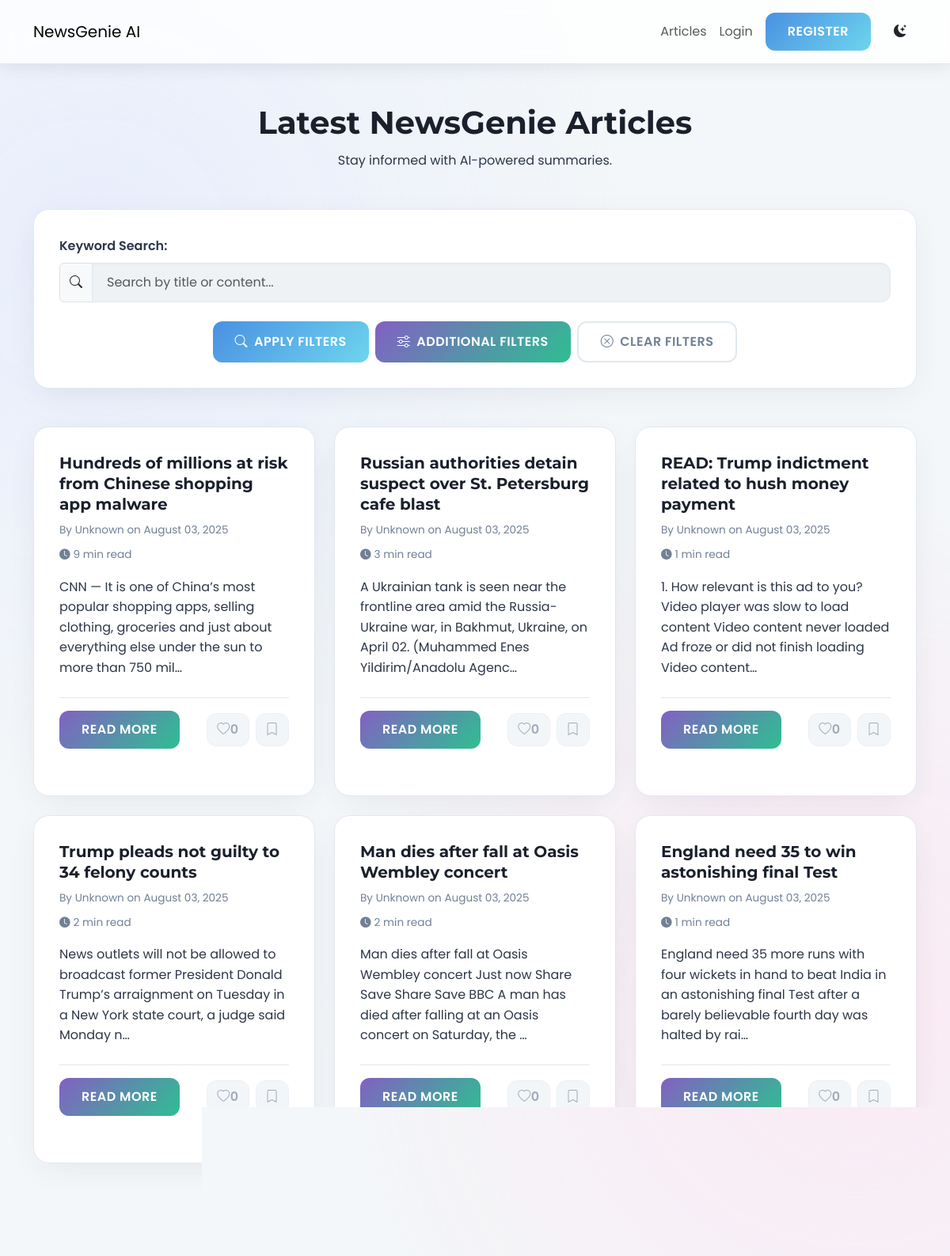
The app's page /articles/ with its own data.
### news/models.py (models this page shows, shortened)
class Article(models.Model):
    title = models.CharField(max_length=255)
    author = models.CharField(max_length=100, default="Unknown")
    content = models.TextField()
    url = models.URLField(unique=True)
    source = models.CharField(max_length=100)
    published_at = models.DateTimeField()
    summary = models.TextField(blank=True, null=True)
    category = models.ManyToManyField(Category, related_name='articles')
    approved = models.BooleanField(default=False)
    audio_file = models.FileField(upload_to='news_audio/', blank=True, null=True)
    reading_time = models.PositiveIntegerField(
        default=0,
        help_text="Estimated reading time in minutes"
    )
    @property
    def total_likes(self):
        return self.likes.count()
    def approved_status(self):
        return self.approved
    approved_status.boolean = True
    approved_status.short_description = "Approved"

### news/views.py (the view)
# urls.py: path('articles/', views.article_list, name="article_list"), # MODIFIED: Articles page moved to /articles/
@cache_page(60 * 15)
@vary_on_cookie # THIS IS THE FIX: It tells the cache to be user-aware
def article_list(request):
    category_filter = request.GET.get("category", "All")
    query = request.GET.get("q", "")
    start_date_str = request.GET.get("start_date")
    end_date_str = request.GET.get("end_date")
    min_likes_str = request.GET.get("min_likes")
    min_comments_str = request.GET.get("min_comments")
    sort_by = request.GET.get("sort_by", "-published_at")
    articles = Article.objects.filter(approved=True)
    if category_filter and category_filter != "All":
        articles = articles.filter(category__name__iexact=category_filter)
    if query:
        articles = articles.filter(Q(title__icontains=query) | Q(content__icontains=query))
    if start_date_str:
        try:
            start_date = datetime.strptime(start_date_str, '%Y-%m-%d').date()
            articles = articles.filter(published_at__date__gte=start_date)
        except ValueError:
            pass
    if end_date_str:
        try:
            end_date = datetime.strptime(end_date_str, '%Y-%m-%d').date()
            articles = articles.filter(published_at__date__lte=end_date)
        except ValueError:
            pass
    if min_likes_str or min_comments_str or sort_by in ["most_popular_likes", "most_popular_comments"]:
        articles = articles.annotate(
            like_count=Count('likes', distinct=True),
            comment_count=Count('comments', distinct=True)
        )
    if min_likes_str:
        try:
            min_likes = int(min_likes_str)
            articles = articles.filter(like_count__gte=min_likes)
        except (ValueError, TypeError):
            pass
    if min_comments_str:
        try:
            min_comments = int(min_comments_str)
            articles = articles.filter(comment_count__gte=min_comments)
        except (ValueError, TypeError):
            pass
    if sort_by == "most_popular_likes":
        articles = articles.order_by('-like_count', '-published_at')
    elif sort_by == "most_popular_comments":
        articles = articles.order_by('-comment_count', '-published_at')
    else:
        articles = articles.order_by(sort_by)
    paginator = Paginator(articles, 6)
    page_number = request.GET.get("page")
    page_obj = paginator.get_page(page_number)
    if request.user.is_authenticated:
        page_article_ids = [article.id for article in page_obj]
        liked_articles_ids = set(ArticleLike.objects.filter(user=request.user, article__id__in=page_article_ids).values_list('article__id', flat=True))
        bookmarked_articles_ids = set(Bookmark.objects.filter(user=request.user, article__id__in=page_article_ids).values_list('article__id', flat=True))
        for article in page_obj:
            article.is_liked_by_user = article.id in liked_articles_ids
            article.is_bookmarked_by_user = article.id in bookmarked_articles_ids
    else:
        for article in page_obj:
            article.is_liked_by_user = False
            article.is_bookmarked_by_user = False
    categories = Category.objects.all()
    context = {
        "articles": page_obj,
        "categories": categories,
        "current_category": category_filter,
        "search_query": query,
        "start_date": start_date_str,
        "end_date": end_date_str,
        "min_likes": min_likes_str,
        "min_comments": min_comments_str,
        "sort_by": sort_by,
        "is_paginated": page_obj.has_other_pages(),
        "page_obj": page_obj,
    }
    return render(request, "news/article_list.html", context)

### news/templatetags/custom_filters.py (called while the page is built)
@register.simple_tag(takes_context=True)
def url_replace(context, **kwargs):
    d = context['request'].GET.copy()
    for k, v in kwargs.items():
        d[k] = v
    for k in [key for key, value in d.items() if not value]:
        del d[k]
    return d.urlencode() # Use urlencode directly from QueryDict

### news/templates/news/article_list.html (shortened to what this page needs)
{% extends 'news/base.html' %}
{% load static %}
{% load custom_filters %}
{% block content %}
<div class="page-header-section text-center mb-5">
    <h1 class="page-title-heading">Latest NewsGenie Articles</h1>
    <p class="page-subtitle-text">Stay informed with AI-powered summaries.</p>
</div>
<div class="advanced-filter-sort-container app-card mb-5">
    <form method="GET" action="{% url 'news:article_list' %}" class="filter-sort-form">
        <div class="row g-3">
            <div class="col-12">
                <label for="searchInput" class="form-label-custom">Keyword Search:</label>
                <div class="input-group">
                    <span class="input-group-text"><i class="bi bi-search"></i></span>
                    <input type="text" name="q" id="searchInput" class="form-control app-input-field" placeholder="Search by title or content..." value="{{ search_query }}">
                </div>
            </div>
        </div>
        <div class="text-center mt-4 d-flex flex-wrap justify-content-center gap-2">
            <button type="submit" class="btn app-btn primary-btn"><i class="bi bi-search me-2"></i> Apply Filters</button>
            <button class="btn app-btn secondary-btn" type="button" data-bs-toggle="collapse" data-bs-target="#additionalFilters" aria-expanded="false" aria-controls="additionalFilters">
                <i class="bi bi-sliders me-2"></i> Additional Filters
            </button>
            <a href="{% url 'news:article_list' %}" class="btn app-btn outline-btn"><i class="bi bi-x-circle me-2"></i> Clear Filters</a>
        </div>
    </form>
</div>
<div class="row row-cols-1 row-cols-md-2 row-cols-lg-3 g-4 article-grid">
    {% for article in articles %}
    <div class="col">
        <div class="app-card article-card h-100">
            <div class="card-body d-flex flex-column">
                <h5 class="card-title-article">{{ article.title }}</h5>
                <div class="card-meta-info">
                    <span>By {{ article.author }} on {{ article.published_at|date:"F d, Y" }}</span>
                    <span class="reading-time"><i class="bi bi-clock-fill"></i> {{ article.reading_time }} min read</span>
                </div>
                <p class="card-text-summary">{{ article.summary|default:article.content|truncatechars:150 }}</p>
                <div class="article-actions">
                    <a href="{% url 'news:detail' article.pk %}" class="btn app-btn read-more-btn">Read More</a>
                    <div class="d-flex gap-2 button-group-actions">
                        <button class="btn app-btn icon-btn like-btn {% if article.is_liked_by_user %}liked{% endif %}" data-article-id="{{ article.pk }}" {% if not user.is_authenticated %}disabled title="Login to like" {% endif %}>
                            <i class="bi {% if article.is_liked_by_user %}bi-heart-fill{% else %}bi-heart{% endif %}"></i>
                            <span class="like-count">{{ article.total_likes }}</span>
                        </button>
                        <button class="btn app-btn icon-btn bookmark-btn {% if article.is_bookmarked_by_user %}bookmarked{% endif %}" data-article-id="{{ article.pk }}" {% if not user.is_authenticated %}disabled title="Login to bookmark" {% endif %}>
                            <i class="bi {% if article.is_bookmarked_by_user %}bi-bookmark-fill{% else %}bi-bookmark{% endif %}"></i>
                        </button>
                    </div>
                </div>
            </div>
            <div class="card-footer article-card-footer">
                {% for category in article.category.all %}
                    <span class="badge category-pill-small me-1">{{ category.name }}</span>
                {% endfor %}
            </div>
        </div>
    </div>
    {% empty %}
    <div class="col-12 text-center py-5">
        <p class="lead">No articles found matching your criteria.</p>
    </div>
    {% endfor %}
</div>
{% if articles.has_other_pages %}
<nav aria-label="Page navigation" class="mt-5">
    <ul class="pagination justify-content-center app-pagination">
        {% if articles.has_previous %}
            <li class="page-item">
                <a class="page-link" href="?{% url_replace page=articles.previous_page_number %}">Previous</a>
            </li>
        {% else %}
            <li class="page-item disabled"><span class="page-link">Previous</span></li>
        {% endif %}
        {% for i in articles.paginator.page_range %}
            {% if articles.number == i %}
                <li class="page-item active"><span class="page-link">{{ i }}</span></li>
            {% else %}
                <li class="page-item">
                    <a class="page-link" href="?{% url_replace page=i %}">{{ i }}</a>
                </li>
            {% endif %}
        {% endfor %}
        {% if articles.has_next %}
            <li class="page-item">
                <a class="page-link" href="?{% url_replace page=articles.next_page_number %}">Next</a>
            </li>
        {% else %}
            <li class="page-item disabled"><span class="page-link">Next</span></li>
        {% endif %}
    </ul>
</nav>
{% endif %}
{% endblock %}

### templates/news/base.html (shortened to what this page needs)
{% load static %}
<!DOCTYPE html>
<html lang="en">
<head>
    <link href="https://cdn.jsdelivr.net/npm/bootstrap@5.3.0/dist/css/bootstrap.min.css" rel="stylesheet">
    <link rel="stylesheet" href="https://cdn.jsdelivr.net/npm/bootstrap-icons@1.10.5/font/bootstrap-icons.css">
    <link rel="stylesheet" href="{% static 'css/newsgenie.css' %}">
</head>
<body class="{{ request.COOKIES.theme|default:'light' }}-mode">
    <header class="app-navbar navbar navbar-expand-lg sticky-top">
        <div class="container">
            <a class="navbar-brand navbar-brand-custom" href="{% url 'news:homepage' %}">NewsGenie AI</a>
            <div class="collapse navbar-collapse" id="navbarNav">
                <ul class="navbar-nav ms-auto align-items-center">
                    <li class="nav-item">
                        <a class="nav-link nav-link-custom" href="{% url 'news:article_list' %}">Articles</a>
                    </li>
                    {% if user.is_authenticated %}
                        <li class="nav-item dropdown">
                            <a class="nav-link nav-link-custom dropdown-toggle" href="#" id="navbarDropdown" role="button" data-bs-toggle="dropdown" aria-expanded="false">
                                <i class="bi bi-person-circle me-1"></i>
                                {{ user.username }}
                                <span class="streak-indicator ms-2">
                                    <i class="bi bi-fire"></i> {{ user.profile.streak_count }}
                                </span>
                            </a>
                            <ul class="dropdown-menu dropdown-menu-end app-dropdown-menu" aria-labelledby="navbarDropdown">
                                <li><a class="dropdown-item dropdown-item-custom" href="{% url 'news:preferences' %}"><i class="bi bi-sliders"></i> Preferences</a></li>
                                <li><a class="dropdown-item dropdown-item-custom" href="{% url 'news:recommendations' %}"><i class="bi bi-magic"></i> Recommendations</a></li>
                                <li><a class="dropdown-item dropdown-item-custom" href="{% url 'news:history' %}"><i class="bi bi-clock-history"></i> Reading History</a></li>
                                <li><a class="dropdown-item dropdown-item-custom" href="{% url 'news:bookmarks' %}"><i class="bi bi-bookmark-heart-fill"></i> My Bookmarks</a></li>
                                <li><hr class="dropdown-divider"></li>
                                <li><a class="dropdown-item dropdown-item-custom" href="{% url 'users:logout' %}"><i class="bi bi-box-arrow-right"></i> Logout</a></li>
                            </ul>
                        </li>
                    {% else %}
                        <li class="nav-item">
                            <a class="nav-link nav-link-custom" href="{% url 'users:login' %}">Login</a>
                        </li>
                        <li class="nav-item">
                            <a class="btn app-btn primary-btn ms-2" href="{% url 'users:register' %}">Register</a>
                        </li>
                    {% endif %}
                    <li class="nav-item ms-3">
                        <button id="theme-toggle" class="btn theme-toggle-btn">
                            <i class="bi bi-moon-stars-fill"></i>
                        </button>
                    </li>
                </ul>
            </div>
        </div>
    </header>
    <main class="container my-5 app-content-wrapper">
        {% block content %}{% endblock %}
    </main>
</body>
</html>

### records on screen
Article: title "Hundreds of millions at risk from Chinese shopping app malware", author "Unknown", published_at "August 03, 2025", reading_time "9", summary "CNN — It is one of China’s most popular shopping apps, selling clothing, groceries and just about everything else under the sun to more than 750 mil…", total_likes "0"
Article: title "Russian authorities detain suspect over St. Petersburg cafe blast", author "Unknown", published_at "August 03, 2025", reading_time "3", summary "A Ukrainian tank is seen near the frontline area amid the Russia-Ukraine war, in Bakhmut, Ukraine, on April 02. (Muhammed Enes Yildirim/Anadolu Agenc…", total_likes "0"
Article: title "READ: Trump indictment related to hush money payment", author "Unknown", published_at "August 03, 2025", reading_time "1", summary "1. How relevant is this ad to you? Video player was slow to load content Video content never loaded Ad froze or did not finish loading Video content…", total_likes "0"
Article: title "Trump pleads not guilty to 34 felony counts", author "Unknown", published_at "August 03, 2025", reading_time "2", summary "News outlets will not be allowed to broadcast former President Donald Trump’s arraignment on Tuesday in a New York state court, a judge said Monday n…", total_likes "0"
Article: title "Man dies after fall at Oasis Wembley concert", author "Unknown", published_at "August 03, 2025", reading_time "2", summary "Man dies after fall at Oasis Wembley concert Just now Share Save Share Save BBC A man has died after falling at an Oasis concert on Saturday, the …", total_likes "0"
Article: title "England need 35 to win astonishing final Test", author "Unknown", published_at "August 03, 2025", reading_time "1", summary "England need 35 more runs with four wickets in hand to beat India in an astonishing final Test after a barely believable fourth day was halted by rai…", total_likes "0"
